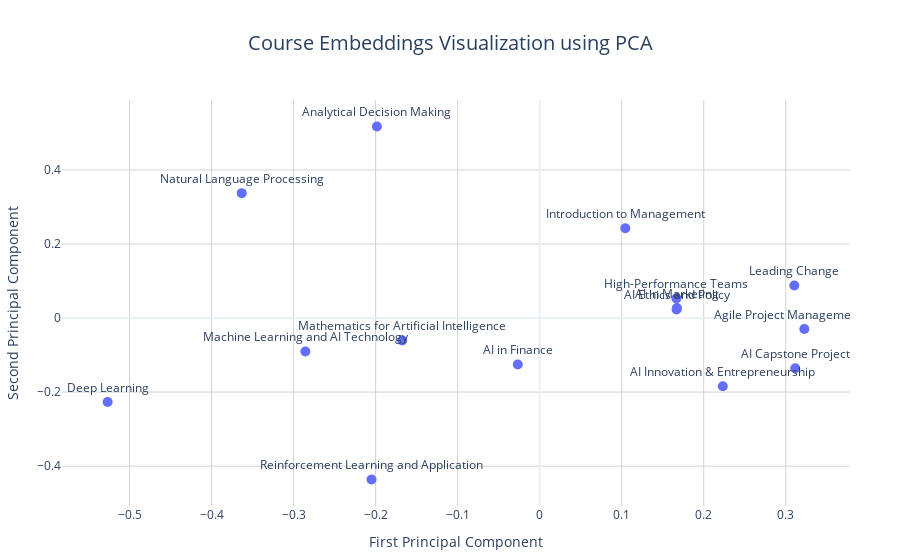

The cell this chart's notebook holds for it:
### Code cell
import plotly.express as px

# Create scatter plot with improved formatting
fig = px.scatter(
    embeddings_df,
    x='PC1',
    y='PC2', 
    text='title',
    title='Course Embeddings Visualization using PCA',
    template='plotly_white'  # Use a cleaner template
)

# Customize text labels
fig.update_traces(
    textposition='top center',
    textfont=dict(size=12),
    marker=dict(size=10)
)

# Enhance layout and styling
fig.update_layout(
    title_x=0.5,  # Center the title
    title_font_size=20,
    plot_bgcolor='white',
    showlegend=False,
    xaxis_title="First Principal Component",
    yaxis_title="Second Principal Component",
    xaxis=dict(
        showgrid=True,
        gridwidth=1,
        gridcolor='lightgray'
    ),
    yaxis=dict(
        showgrid=True,
        gridwidth=1,
        gridcolor='lightgray'
    ),
    margin=dict(t=100, l=50, r=50, b=50)  # Adjust margins
)

# Display the plot
fig.show()

### Figure 1 — Plotly figure (JSON) as saved in the notebook; plotly's stock layout.template omitted (floating-point values rounded to 4 significant figures)
{"data": [{"hovertemplate": "PC1=%{x}<br>PC2=%{y}<br>title=%{text}<extra></extra>", "legendgroup": "", "marker": {"color": "#636efa", "size": 10, "symbol": "circle"}, "mode": "markers+text", "name": "", "orientation": "v", "showlegend": false, "text": ["Introduction to Management", "High-Performance Teams", "Mathematics for Artificial Intelligence", "Machine Learning and AI Technology", "Analytical Decision Making", "Natural Language Processing", "Deep Learning", "Agile Project Management for AI", "AI Ethics and Policy", "AI Innovation & Entrepreneurship", "AI in Marketing", "AI in Finance", "Leading Change", "Reinforcement Learning and Application", "AI Capstone Project"], "textfont": {"size": 12}, "textposition": "top center", "type": "scatter", "x": [0.1044, 0.1667, -0.1677, -0.2856, -0.1984, -0.3632, -0.5267, 0.3227, 0.1669, 0.2233, 0.1673, -0.02669, 0.3104, -0.205, 0.3116], "xaxis": "x", "y": [0.2425, 0.05313, -0.06057, -0.09055, 0.5172, 0.3373, -0.2268, -0.02971, 0.0234, -0.184, 0.0269, -0.1253, 0.08785, -0.436, -0.1354], "yaxis": "y"}], "layout": {"legend": {"tracegroupgap": 0}, "margin": {"b": 50, "l": 50, "r": 50, "t": 100}, "plot_bgcolor": "white", "showlegend": false, "title": {"font": {"size": 20}, "text": "Course Embeddings Visualization using PCA", "x": 0.5}, "xaxis": {"anchor": "y", "domain": [0, 1], "gridcolor": "lightgray", "gridwidth": 1, "showgrid": true, "title": {"text": "First Principal Component"}}, "yaxis": {"anchor": "x", "domain": [0, 1], "gridcolor": "lightgray", "gridwidth": 1, "showgrid": true, "title": {"text": "Second Principal Component"}}}}
